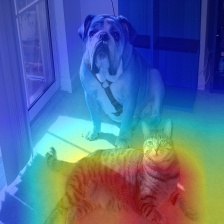
#> input picture bip/run_CARLA_driving/pytorch_grad_cam/examples/augsmooth.jpg, 224 x 224 px
$ python -i neuro_visual_feature_extractor.py   (imports and definitions only)   (older library calls are emulated)
#> lines starting #> are read from the running program, lines starting #| are printed output that depends on the picture; after the words box and inside, x2 and y2 are one past the last pixel; in counts of white or black regions, pixels touching at a corner belong together
"""
NeuroSLAM增强视觉特征提取器
基于HART (Hierarchical Attentive Recurrent Tracking) 和 CORnet的简化实现

参考:
- HART: https://github.com/akosiorek/hart
- CORnet: https://github.com/dicarlolab/CORnet

核心特性:
1. 类脑层次化特征提取 (V1->V2->V4->IT, inspired by CORnet)
2. 注意力机制 (inspired by HART)
3. 时序特征整合 (LSTM, inspired by HART)
4. 轻量级设计，易于集成
"""

import numpy as np
import cv2
from typing import Tuple, Optional
import warnings


class NeuroVisualFeatureExtractor:
    """
    增强的视觉特征提取器
    结合了类脑视觉处理和注意力机制
    """

    def __init__(self,
                 input_size: Tuple[int, int] = (64, 128),
                 feature_dim: int = 256,
                 use_attention: bool = True,
                 use_temporal: bool = False):
        """
        初始化特征提取器

        Args:
            input_size: 输入图像尺寸 (height, width)
            feature_dim: 输出特征维度
            use_attention: 是否使用注意力机制
            use_temporal: 是否使用时序特征整合
        """
        self.input_size = input_size
        self.feature_dim = feature_dim
        self.use_attention = use_attention
        self.use_temporal = use_temporal

        # 时序状态 (用于LSTM-like处理)
        self.hidden_state = None
        self.prev_features = None

        # 初始化类脑视觉处理kernels (简化版CORnet)
        self._init_brain_kernels()

        # 初始化注意力权重
        if use_attention:
            self._init_attention_weights()

    def _init_brain_kernels(self):
        """
        初始化类脑视觉处理核心
        模拟V1->V2->V4->IT的层次化处理
        """
        # V1: 简单边缘检测 (Gabor-like filters)
        self.v1_kernels = self._create_gabor_kernels(
            n_orientations=8,
            n_scales=3
        )

        # V2: 复杂特征组合
        self.v2_kernel_size = 5

        # V4: 中层特征
        self.v4_kernel_size = 7

        # IT: 高层语义特征
        self.it_feature_dim = self.feature_dim

    def _create_gabor_kernels(self, n_orientations: int = 8,
                             n_scales: int = 3) -> list:
        """
        创建Gabor滤波器组 (模拟V1简单细胞)

        Args:
            n_orientations: 方向数量
            n_scales: 尺度数量

        Returns:
            Gabor核列表
        """
        kernels = []
        for scale_idx in range(n_scales):
            sigma = 2.0 * (scale_idx + 1)
            lambd = sigma * 1.5

            for theta in np.linspace(0, np.pi, n_orientations, endpoint=False):
                # 简化的Gabor参数
                kernel_size = int(6 * sigma + 1)
                if kernel_size % 2 == 0:
                    kernel_size += 1

                kernel = cv2.getGaborKernel(
                    (kernel_size, kernel_size),
                    sigma,
                    theta,
                    lambd,
                    0.5,
                    0,
                    ktype=cv2.CV_32F
                )
                kernels.append(kernel)

        return kernels

    def _init_attention_weights(self):
        """
        初始化注意力机制权重 (inspired by HART)
        """
        # 简化的注意力：使用saliency map
        self.attention_kernel = cv2.getGaussianKernel(15, 3.0)
        self.attention_kernel = self.attention_kernel @ self.attention_kernel.T

    def _v1_processing(self, img: np.ndarray) -> np.ndarray:
        """
        V1层处理：简单特征检测 (边缘、方向)

        Args:
            img: 输入图像 [H, W]

        Returns:
            V1特征图 [H, W, N_filters]
        """
        v1_responses = []

        for kernel in self.v1_kernels:
            response = cv2.filter2D(img, cv2.CV_32F, kernel)
            v1_responses.append(response)

        # Stack所有方向和尺度的响应
        v1_features = np.stack(v1_responses, axis=-1)

        # 非线性激活 (ReLU-like)
        v1_features = np.maximum(v1_features, 0)

        return v1_features

    def _v2_processing(self, v1_features: np.ndarray) -> np.ndarray:
        """
        V2层处理：复杂特征组合

        Args:
            v1_features: V1特征图

        Returns:
            V2特征图
        """
        # 池化降维
        h, w, c = v1_features.shape
        pool_size = 2

        v2_features = []
        for i in range(0, h - pool_size + 1, pool_size):
            for j in range(0, w - pool_size + 1, pool_size):
                patch = v1_features[i:i+pool_size, j:j+pool_size, :]
                # Max pooling + Average pooling 组合
                max_pool = np.max(patch, axis=(0, 1))
                avg_pool = np.mean(patch, axis=(0, 1))
                combined = np.concatenate([max_pool, avg_pool])
                v2_features.append(combined)

        v2_features = np.array(v2_features)

        return v2_features

    def _v4_processing(self, v2_features: np.ndarray) -> np.ndarray:
        """
        V4层处理：中层特征整合

        Args:
            v2_features: V2特征

        Returns:
            V4特征
        """
        # 进一步降维和特征融合
        # 简化：使用PCA-like的降维
        mean = np.mean(v2_features, axis=0)
        centered = v2_features - mean

        # SVD降维
        u, s, vt = np.linalg.svd(centered, full_matrices=False)

        # 保留主要成分
        n_components = min(128, v2_features.shape[0], v2_features.shape[1])
        v4_features = u[:, :n_components] @ np.diag(s[:n_components])

        return v4_features.flatten()

    def _it_processing(self, v4_features: np.ndarray) -> np.ndarray:
        """
        IT层处理：高层语义特征 (类似全连接层)

        Args:
            v4_features: V4特征

        Returns:
            IT特征 (最终输出特征)
        """
        # 降维到目标特征维度
        if len(v4_features) > self.it_feature_dim:
            # 简单的线性投影 + 非线性
            indices = np.linspace(0, len(v4_features)-1, self.it_feature_dim, dtype=int)
            it_features = v4_features[indices]
        else:
            # Padding
            it_features = np.pad(v4_features,
                                (0, self.it_feature_dim - len(v4_features)),
                                mode='constant')

        # 非线性激活
        it_features = np.tanh(it_features / np.std(it_features + 1e-6))

        # L2归一化
        it_features = it_features / (np.linalg.norm(it_features) + 1e-6)

        return it_features

    def _compute_attention(self, img: np.ndarray) -> np.ndarray:
        """
        计算注意力图 (inspired by HART)

        Args:
            img: 输入图像

        Returns:
            注意力权重图
        """
        # 简单的saliency detection
        # 1. 强度对比
        img_float = img.astype(np.float32)
        blurred = cv2.GaussianBlur(img_float, (15, 15), 3.0)
        intensity_contrast = np.abs(img_float - blurred)

        # 2. 边缘检测
        edges = cv2.Canny(img.astype(np.uint8), 50, 150)
        edges_dilated = cv2.dilate(edges, np.ones((3,3), np.uint8))

        # 3. 组合
        attention_map = 0.7 * intensity_contrast + 0.3 * edges_dilated

        # 归一化
        attention_map = attention_map / (np.max(attention_map) + 1e-6)

        return attention_map

    # [30 lines left out: function _temporal_integration, not called in this run]

    def extract_features(self, img: np.ndarray,
                        apply_attention: bool = None) -> np.ndarray:
        """
        提取图像特征 (主函数)

        Args:
            img: 输入图像 [H, W] 或 [H, W, 3]
            apply_attention: 是否应用注意力 (None则使用初始化设置)

        Returns:
            特征向量 [feature_dim]
        """
        # 预处理
        if len(img.shape) == 3:
            # 转灰度图
            img = cv2.cvtColor(img, cv2.COLOR_BGR2GRAY)

        # Resize到标准尺寸
        img = cv2.resize(img, (self.input_size[1], self.input_size[0]))

        # 归一化
        img = img.astype(np.float32) / 255.0

        # 注意力机制
        if apply_attention is None:
            apply_attention = self.use_attention

        if apply_attention:
            attention_map = self._compute_attention((img * 255).astype(np.uint8))
            img = img * attention_map

        # 类脑层次化特征提取
        # V1: 简单特征
        v1_features = self._v1_processing(img)

        # V2: 复杂特征
        v2_features = self._v2_processing(v1_features)

        # V4: 中层特征
        v4_features = self._v4_processing(v2_features)

        # IT: 高层特征
        it_features = self._it_processing(v4_features)

        # 时序整合 (可选)
        if self.use_temporal:
            it_features = self._temporal_integration(it_features)

        return it_features

    # [96 lines left out: functions reset_temporal_state, compare_features, extract_neuro_features_simple, compare_images_neuro, neuro_patch_normalization, not called in this run]


# [55 lines not run here, left out]

>>> import cv2
>>> picture = cv2.imread('../../bip/run_CARLA_driving/pytorch_grad_cam/examples/augsmooth.jpg')
#> picture is the input picture: shape (224, 224, 3); mean B, G, R 150.4, 104.4, 80.9
>>> result = NeuroVisualFeatureExtractor().extract_features(picture)
#> in _compute_attention, `blurred = cv2.GaussianBlur(img_float, (15, 15), 3.0)`:
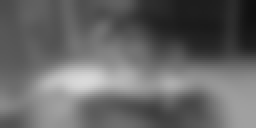
#> blurred: shape (64, 128) float32 (shown 2 times larger); min 15.74, max 217.6, mean 102.4
#> in _compute_attention, `intensity_contrast = np.abs(img_float - blurred)`:
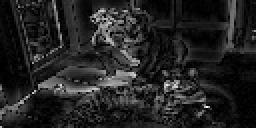
#> intensity_contrast: shape (64, 128) float32 (shown 2 times larger); min 0.00208, max 65.57, mean 9.2; drawn with min black and max white
#> in _compute_attention, `edges = cv2.Canny(img.astype(np.uint8), 50, 150)`:
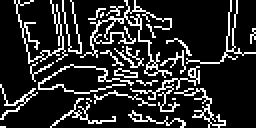
#> edges: shape (64, 128) (shown 2 times larger); 16.9% white in thin lines or dots
#> in _compute_attention, `edges_dilated = cv2.dilate(edges, np.ones((3,3), np.uint8))`: edges_dilated: shape (64, 128); 50.4% white; 50 black regions (37 under 20 px), largest, box (x1, y1, x2, y2) and area: (69, 0, 114, 30) 871, (101, 28, 128, 64) 737, (0, 0, 18, 51) 520
#> in _compute_attention, `attention_map = attention_map / (np.max(attention_map) + 1e-6)`:
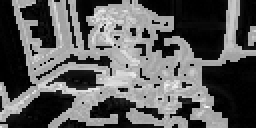
#> attention_map: shape (64, 128) float64 (shown 2 times larger); min 1.19e-05, max 1, mean 0.368
#> in extract_features, `img = img * attention_map`:
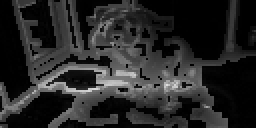
#> img: shape (64, 128) float64 (shown 2 times larger); min 4.25e-06, max 0.872, mean 0.157
#> the loop in _v1_processing, `for kernel in self.v1_kernels:` made 24 passes
#> pass 3, in _v1_processing, `response = cv2.filter2D(img, cv2.CV_32F, kernel)`:
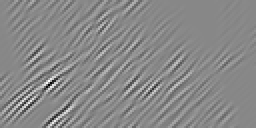
#> response: shape (64, 128) float32 (shown 2 times larger); min -1.68, max 1.48, mean 0.0144; drawn with min black and max white
#> after the loop in _v1_processing, `for kernel in self.v1_kernels:`: v1_responses = 24 items
#> after the loop in _v2_processing, `for i in range(0, h - pool_size + 1, pool_size):`: v2_features = 2048 items
#> in _v4_processing, `mean = np.mean(v2_features, axis=0)`: mean = 48 values, max 2.04 at index 20, min 0.0735 at index 30, mean 0.721
#> in _v4_processing, `u, s, vt = np.linalg.svd(centered, full_matrices=False)`:
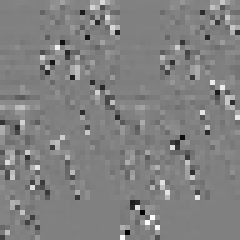
#> vt: shape (48, 48) float32 (shown 5 times larger); min -0.872, max 0.857, mean 0.00376; drawn with min black and max white
#> in _v4_processing, `u, s, vt = np.linalg.svd(centered, full_matrices=False)`: s = 48 values, max 228.6 at index 0, min 0.999 at index 47, mean 35.56
#> in _it_processing, `indices = np.linspace(0, len(v4_features)-1, self.it_feature_dim, dtyp..`: indices = 256 values from 0 to 98303
#> in _it_processing, `it_features = v4_features[indices]`: it_features = 256 values, max 10.24 at index 194, min -7.66 at index 163, mean 0.0332
#> in _it_processing, `it_features = np.tanh(it_features / np.std(it_features + 1e-6))`: it_features = 256 values, max 1 at index 194, min -1 at index 163, mean -0.0206
#> in _it_processing, `it_features = it_features / (np.linalg.norm(it_features) + 1e-6)`: it_features = 256 values, max 0.171 at index 194, min -0.171 at index 163, mean -0.00353
#> result has the same summary as it_features in _it_processing

$ run again, on bip/run_CARLA_driving/pytorch_grad_cam/examples/cam_gb_dog.jpg
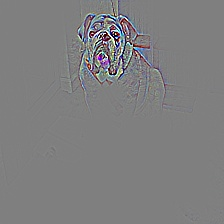
#> input picture bip/run_CARLA_driving/pytorch_grad_cam/examples/cam_gb_dog.jpg, 224 x 224 px
#> picture is the input picture: shape (224, 224, 3); mean B, G, R 127.5, 126.6, 126.8
#> in _compute_attention, `edges = cv2.Canny(img.astype(np.uint8), 50, 150)`:
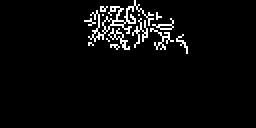
#> edges: shape (64, 128) (shown 2 times larger); 3.9% white in thin lines or dots, all inside (x1, y1, x2, y2) = (42, 0, 94, 27)
#> edges_dilated: shape (64, 128); 11.2% white; 1 white region, box (x1, y1, x2, y2) and area: (41, 0, 95, 28) 920
#> after the loop in _v1_processing, `for kernel in self.v1_kernels:`: v1_responses = 24 items
#> after the loop in _v2_processing, `for i in range(0, h - pool_size + 1, pool_size):`: v2_features = 2048 items
#> mean = 48 values, max 0.517 at index 18, min 0.0245 at index 27, mean 0.188
#> in _v4_processing, `u, s, vt = np.linalg.svd(centered, full_matrices=False)`:
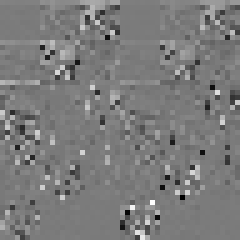
#> vt: shape (48, 48) float32 (shown 5 times larger); min -0.821, max 0.876, mean 0.00283; drawn with min black and max white
#> s = 48 values, max 120.4 at index 0, min 0.585 at index 47, mean 15.02
#> indices = 256 values from 0 to 98303
#> in _it_processing, `it_features = v4_features[indices]`: it_features = 256 values, max 3.82 at index 68, min -5.07 at index 37, mean -0.0173
#> in _it_processing, `it_features = np.tanh(it_features / np.std(it_features + 1e-6))`: it_features = 256 values, max 1 at index 68, min -1 at index 37, mean -0.015
#> in _it_processing, `it_features = it_features / (np.linalg.norm(it_features) + 1e-6)`: it_features = 256 values, max 0.186 at index 68, min -0.186 at index 37, mean -0.0028
#> result has the same summary as it_features in _it_processing

$ run again, on bip/run_CARLA_driving/pytorch_grad_cam/examples/dog.jpg
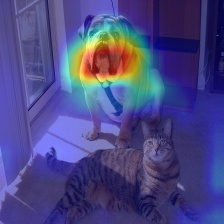
#> input picture bip/run_CARLA_driving/pytorch_grad_cam/examples/dog.jpg, 224 x 224 px
#> picture is the input picture: shape (224, 224, 3); mean B, G, R 132.5, 72.1, 74.7
#> edges: shape (64, 128); 17.1% white in thin lines or dots
#> edges_dilated: shape (64, 128); 50.6% white; 40 black regions (24 under 20 px), largest, box (x1, y1, x2, y2) and area: (87, 0, 128, 64) 1367, (0, 0, 16, 51) 511, (38, 46, 86, 64) 439
#> after the loop in _v1_processing, `for kernel in self.v1_kernels:`: v1_responses = 24 items
#> after the loop in _v2_processing, `for i in range(0, h - pool_size + 1, pool_size):`: v2_features = 2048 items
#> mean = 48 values, max 1.79 at index 20, min 0.0563 at index 30, mean 0.574
#> in _v4_processing, `u, s, vt = np.linalg.svd(centered, full_matrices=False)`:
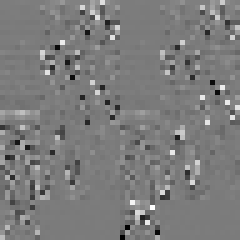
#> vt: shape (48, 48) float32 (shown 5 times larger); min -0.827, max 0.875, mean 0.00356; drawn with min black and max white
#> s = 48 values, max 196.5 at index 0, min 0.743 at index 47, mean 29.13
#> indices = 256 values from 0 to 98303
#> in _it_processing, `it_features = v4_features[indices]`: it_features = 256 values, max 8.37 at index 33, min -3.32 at index 128, mean -0.00296
#> in _it_processing, `it_features = np.tanh(it_features / np.std(it_features + 1e-6))`: it_features = 256 values, max 1 at index 33, min -0.996 at index 128, mean -0.0254
#> in _it_processing, `it_features = it_features / (np.linalg.norm(it_features) + 1e-6)`: it_features = 256 values, max 0.162 at index 33, min -0.162 at index 128, mean -0.00412
#> result has the same summary as it_features in _it_processing
